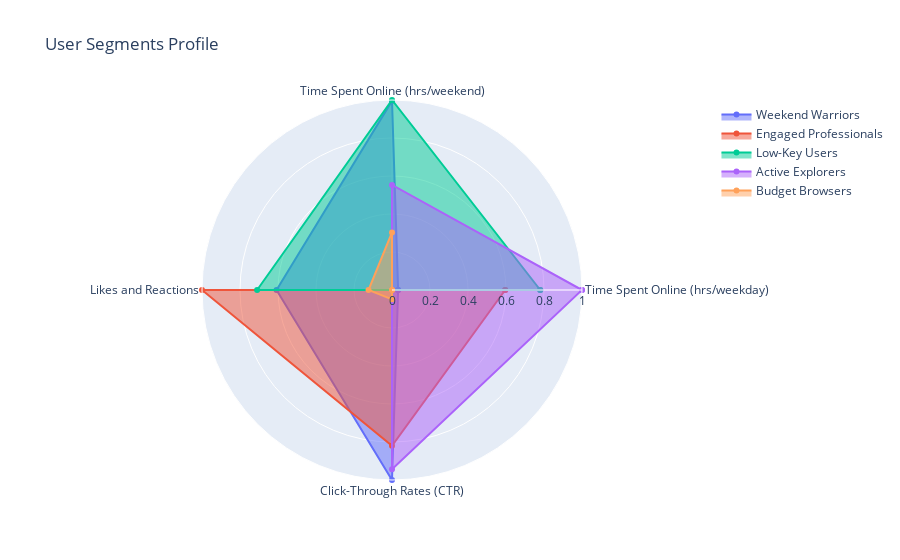

Notebook code for this chart:
### Code cell
import plotly.graph_objects as go
fig = go.Figure()

# loop through each segment to add to the radar chart
for i, segment in enumerate(segment_names):
    fig.add_trace(go.Scatterpolar(
        r=radar_df_normalized.iloc[i][features_to_plot].values.tolist() + [radar_df_normalized.iloc[i][features_to_plot].values[0]],  # Add the first value at the end to close the radar chart
        theta=labels.tolist() + [labels[0]],  # add the first label at the end to close the radar chart
        fill='toself',
        name=segment,
        hoverinfo='text',
        text=[f"{label}: {value:.2f}" for label, value in zip(features_to_plot, radar_df_normalized.iloc[i][features_to_plot])]+[f"{labels[0]}: {radar_df_normalized.iloc[i][features_to_plot][0]:.2f}"]  # Adding hover text for each feature
    ))

# update the layout to finalize the radar chart
fig.update_layout(
    polar=dict(
        radialaxis=dict(
            visible=True,
            range=[0, 1]
        )),
    showlegend=True,
    title='User Segments Profile'
)

fig.show()

### Figure 1 — Plotly figure (JSON) as saved in the notebook; plotly's stock layout.template omitted (floating-point values rounded to 4 significant figures)
{"data": [{"fill": "toself", "hoverinfo": "text", "name": "Weekend Warriors", "r": [0.03228, 0.9953, 0.6077, 1, 0.03228], "text": ["Time Spent Online (hrs/weekday): 0.03", "Time Spent Online (hrs/weekend): 1.00", "Likes and Reactions: 0.61", "Click-Through Rates (CTR): 1.00", "Time Spent Online (hrs/weekday): 0.03"], "theta": ["Time Spent Online (hrs/weekday)", "Time Spent Online (hrs/weekend)", "Likes and Reactions", "Click-Through Rates (CTR)", "Time Spent Online (hrs/weekday)"], "type": "scatterpolar"}, {"fill": "toself", "hoverinfo": "text", "name": "Engaged Professionals", "r": [0.5959, 0, 1, 0.8201, 0.5959], "text": ["Time Spent Online (hrs/weekday): 0.60", "Time Spent Online (hrs/weekend): 0.00", "Likes and Reactions: 1.00", "Click-Through Rates (CTR): 0.82", "Time Spent Online (hrs/weekday): 0.60"], "theta": ["Time Spent Online (hrs/weekday)", "Time Spent Online (hrs/weekend)", "Likes and Reactions", "Click-Through Rates (CTR)", "Time Spent Online (hrs/weekday)"], "type": "scatterpolar"}, {"fill": "toself", "hoverinfo": "text", "name": "Low-Key Users", "r": [0.7803, 1, 0.71, 0, 0.7803], "text": ["Time Spent Online (hrs/weekday): 0.78", "Time Spent Online (hrs/weekend): 1.00", "Likes and Reactions: 0.71", "Click-Through Rates (CTR): 0.00", "Time Spent Online (hrs/weekday): 0.78"], "theta": ["Time Spent Online (hrs/weekday)", "Time Spent Online (hrs/weekend)", "Likes and Reactions", "Click-Through Rates (CTR)", "Time Spent Online (hrs/weekday)"], "type": "scatterpolar"}, {"fill": "toself", "hoverinfo": "text", "name": "Active Explorers", "r": [1, 0.5529, 0, 0.9429, 1], "text": ["Time Spent Online (hrs/weekday): 1.00", "Time Spent Online (hrs/weekend): 0.55", "Likes and Reactions: 0.00", "Click-Through Rates (CTR): 0.94", "Time Spent Online (hrs/weekday): 1.00"], "theta": ["Time Spent Online (hrs/weekday)", "Time Spent Online (hrs/weekend)", "Likes and Reactions", "Click-Through Rates (CTR)", "Time Spent Online (hrs/weekday)"], "type": "scatterpolar"}, {"fill": "toself", "hoverinfo": "text", "name": "Budget Browsers", "r": [0, 0.3027, 0.1236, 0.04905, 0], "text": ["Time Spent Online (hrs/weekday): 0.00", "Time Spent Online (hrs/weekend): 0.30", "Likes and Reactions: 0.12", "Click-Through Rates (CTR): 0.05", "Time Spent Online (hrs/weekday): 0.00"], "theta": ["Time Spent Online (hrs/weekday)", "Time Spent Online (hrs/weekend)", "Likes and Reactions", "Click-Through Rates (CTR)", "Time Spent Online (hrs/weekday)"], "type": "scatterpolar"}], "layout": {"polar": {"radialaxis": {"range": [0, 1], "visible": true}}, "showlegend": true, "title": {"text": "User Segments Profile"}}}
